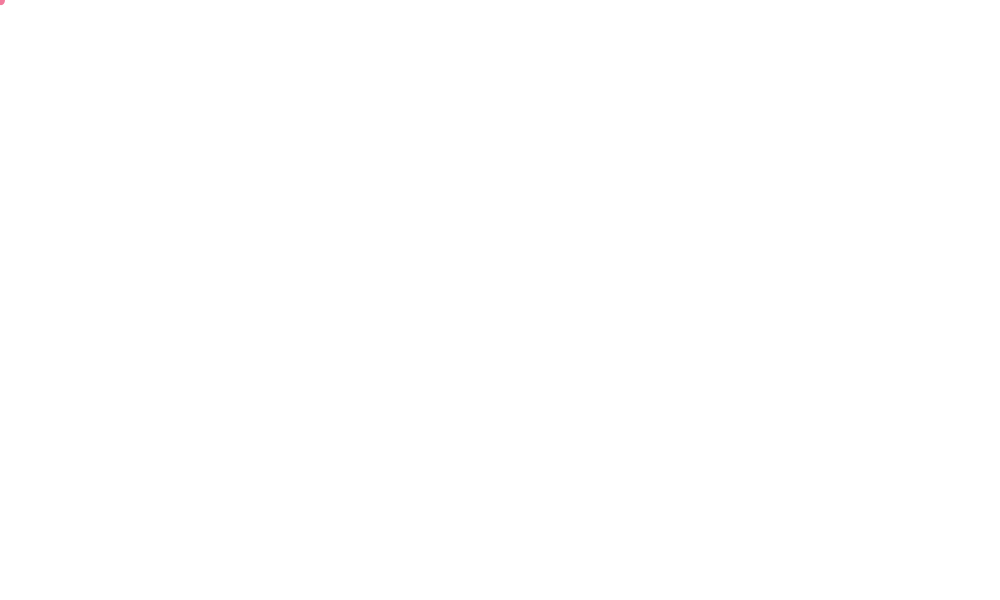
Frame 1 (no input)
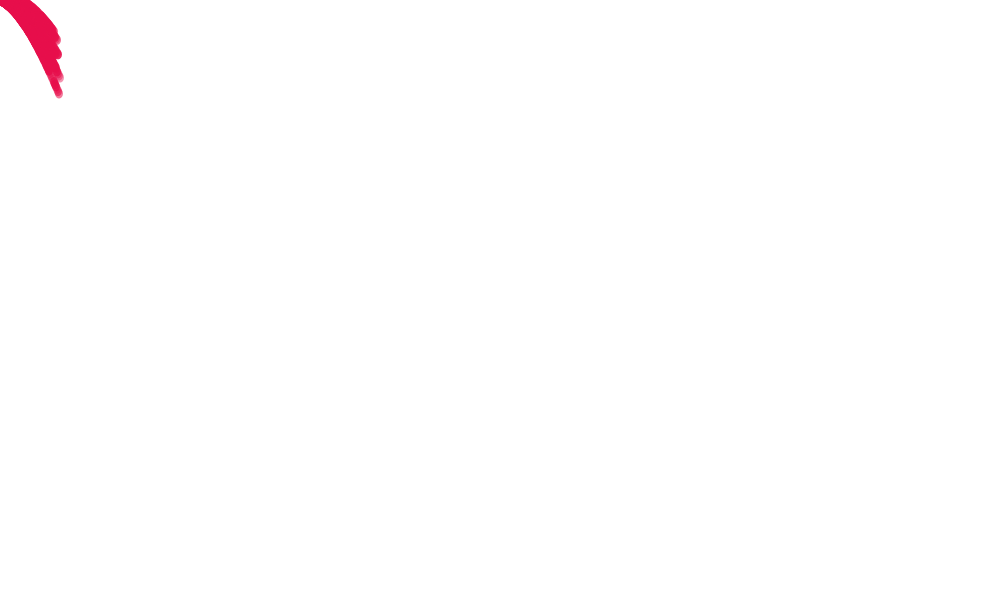
Frame 60 (the mouse pressed at the canvas centre just before this capture)
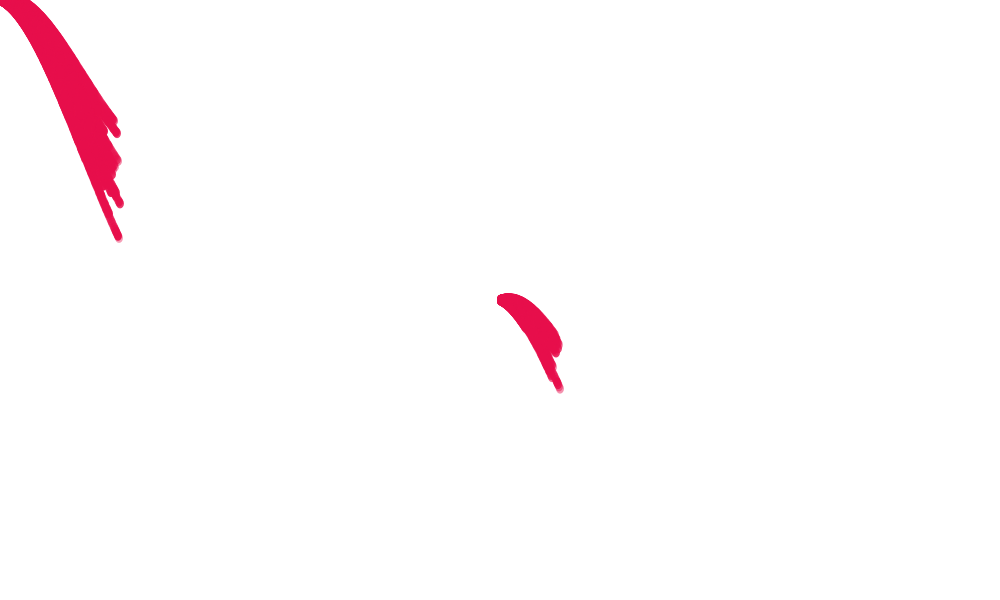
Frame 120 (the mouse held since frame 60 and released just before this capture)

The Processing sketch that drew these frames (run headless with seeded random() and noise(); from frame 60 on, the mouse is pressed at the canvas centre):

// Processing sketch: processing_100428
// ── processing_100428.pde

ArrayList<Particle> particles;
void setup() {
size(1000,600);
background(255);
noStroke();
particles = new ArrayList<Particle>();
}
void draw() {

particles.add(new Particle(new PVector(mouseX,mouseY)));
for (int i = 0; i < particles.size(); i++) {
Particle p = particles.get(i);
p.run();
}
}
void mouseClicked(){
 
background(255); 
}


class Particle {
  PVector location;
  PVector velocity;
  PVector acceleration;
  PVector force;
  float life;

  Particle(PVector l) {
    force = new PVector(random(0,-.5),-0.0006);
 
    acceleration = new PVector(0,0.05);
    velocity = new PVector(1,random(-.5,.5));
    location = l.get();
    life = 255.0;
  }
  void run() {
    update();
    display();
  }
  void update() {
    acceleration.add(force);
    velocity.add(acceleration);
    location.add(velocity);
    life -= 2.0;
  }
  void display() {
   // stroke(0, life); 
    fill(#e70e4b, random(100,255));
    //image(img,location.x, location.y);
    ellipse(location.x, location.y, 8, 10);
  }
  boolean isDead() {
    if (life < 0.0) {
      return true;
    } else {
      return false;
    }
  }
}
